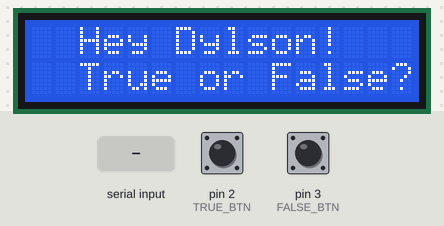
A sketch run on a simulated Arduino Uno, built with avr-gcc and run on an emulated ATmega328P. Parts: 16×2 character LCD. The inputs (shaded band) are chosen by the test bench; at power-on: pin 2 (TRUE_BTN) LOW, pin 3 (FALSE_BTN) LOW.

Above: at 1.2 s.
1.3 s: "1\n" received over Serial
At 2.2 s:
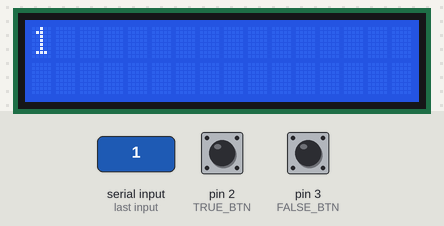
2.8 s: "0\n" received over Serial
At 3.5 s:
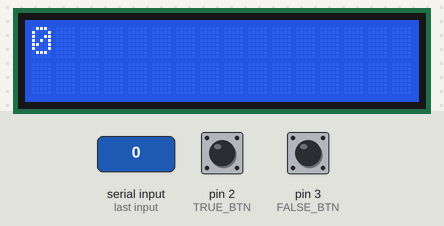
Timing chart, 0 to 5.8 s (numbered marks = the images above; inputs shaded):
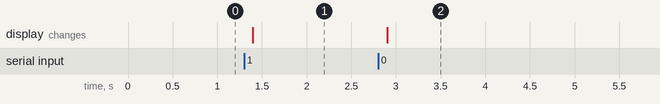

Measured:
- after the input at 1.3 s, the display: changes after 0.10 s (image 1)
- after the input at 2.8 s, the display: changes after 0.10 s (image 2)

The sketch:

quiz_controller.ino
```cpp
#include <LiquidCrystal_I2C.h>

LiquidCrystal_I2C lcd(0x27, 16, 2);  // initialize the Liquid Crystal Display object with the I2C address 0x27, 16 columns and 2 rows

String python_message = "";
int switchStateTrue = 0; // will attach to PIN2
int switchStateFalse = 0;// will attach to PIN3

void setup() {
  Serial.begin(9600);

  pinMode(2, INPUT); // TRUE BTN
  pinMode(3, INPUT); // FALSE BTN

  lcd.init();       // initialize the LCD
  lcd.clear();      // clear the LCD display
  lcd.backlight();  // Make sure backlight is on

    // Print a message on both lines of the LCD.
  lcd.setCursor(2, 0);  //Set cursor to character 2 on line 0
  lcd.print("Hey Dylson!");

  lcd.setCursor(2, 1);  //Move cursor to character 2 on line 1
  lcd.print("True or False?");

}

void loop() {
   // RECEIVE: Check if Python sent LED commands
  switchStateTrue = digitalRead(2);
  switchStateFalse = digitalRead(3);


  // Serial.print("True: ");
  // Serial.println(switchStateTrue);

  // Serial.print("False: ");
  // Serial.println(switchStateFalse);

  if (switchStateTrue == HIGH) {
    Serial.println("True");
    delay(500);
  }

  if (switchStateFalse == HIGH) {
    Serial.println("False");
    delay(500);
  }

  if (Serial.available() > 0) {
    python_message = Serial.readStringUntil('\n');
    python_message.trim();
    lcd.clear();
    lcd.setCursor(0, 0);
    lcd.print(python_message);
  }

  delay(100);

}
```
